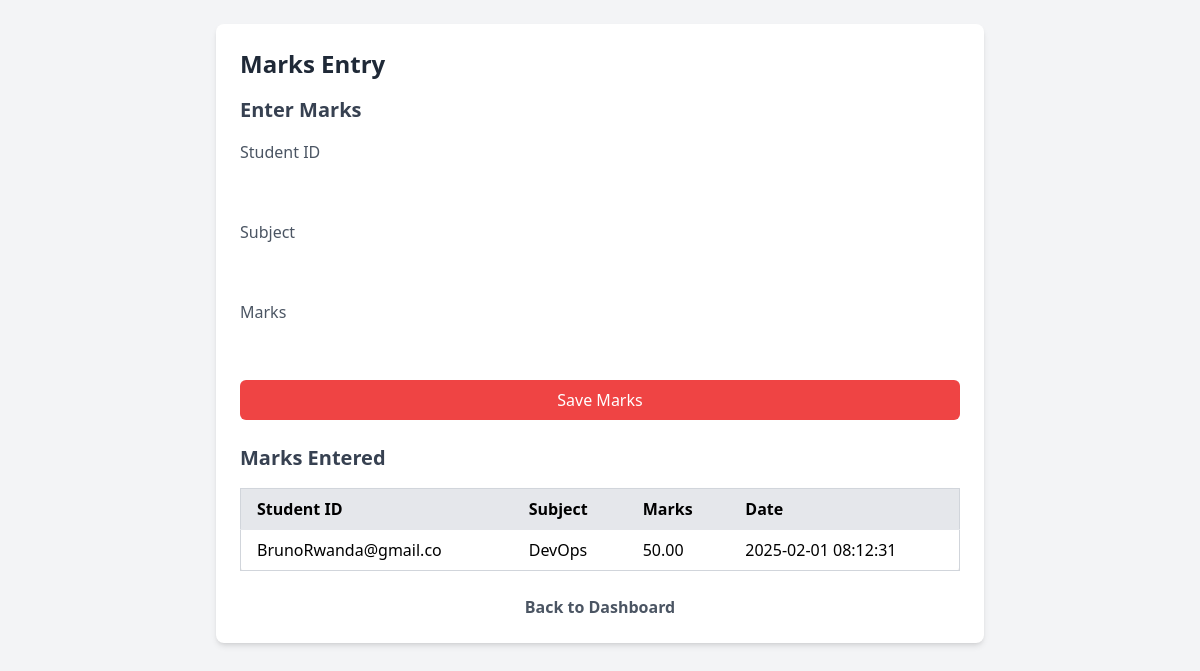
/teacher/marks_entry.php (signed in), run on the app's committed database.
### tables this page shows
CREATE TABLE `marks` (
  `id` int(11) NOT NULL,
  `student_id` varchar(20) NOT NULL,
  `subject` varchar(50) NOT NULL,
  `marks` decimal(5,2) NOT NULL,
  `entry_date` timestamp NOT NULL DEFAULT current_timestamp(),
  `teacher_id` int(11) NOT NULL
);

### teacher/marks_entry.php (the view, shortened to what this page needs)
<?php
include_once('../backend/config.php');
$sql_marks = "SELECT * FROM marks WHERE teacher_id = '{$_SESSION['user_id']}'";
$result_marks = mysqli_query($karine_conn, $sql_marks);
?>
<!DOCTYPE html>
<html lang="en">
<head>
    <script src="https://cdn.tailwindcss.com"></script>
</head>
<body class="bg-gray-100 p-6">
    <div class="max-w-3xl mx-auto bg-white p-6 shadow-md rounded-lg">
        <h1 class="text-2xl font-bold text-gray-800 mb-4">Marks Entry</h1>
        <form method="POST" class="space-y-4">
            <h2 class="text-xl font-semibold text-gray-700">Enter Marks</h2>
            <div>
                <label for="student_id" class="block text-gray-600">Student ID</label>
                <input type="text" name="student_id" required class="w-full border-gray-300 rounded-md p-2 focus:ring focus:ring-red-200" />
            </div>
            <div>
                <label for="subject" class="block text-gray-600">Subject</label>
                <input type="text" name="subject" required class="w-full border-gray-300 rounded-md p-2 focus:ring focus:ring-red-200" />
            </div>
            <div>
                <label for="marks" class="block text-gray-600">Marks</label>
                <input type="number" name="marks" required class="w-full border-gray-300 rounded-md p-2 focus:ring focus:ring-red-200" />
            </div>
            <button type="submit" name="add_marks" class="w-full bg-red-500 text-white py-2 rounded-md hover:bg-red-600 transition">Save Marks</button>
        </form>
        <h2 class="text-xl font-semibold text-gray-700 mt-6">Marks Entered</h2>
        <div class="overflow-x-auto">
            <table class="min-w-full bg-white border border-gray-300 shadow-md mt-4 rounded-md">
                <thead class="bg-gray-200">
                    <tr>
                        <th class="px-4 py-2 text-left">Student ID</th>
                        <th class="px-4 py-2 text-left">Subject</th>
                        <th class="px-4 py-2 text-left">Marks</th>
                        <th class="px-4 py-2 text-left">Date</th>
                    </tr>
                </thead>
                <tbody>
                    <?php while ($row = mysqli_fetch_assoc($result_marks)) { ?>
                        <tr class="border-t">
                            <td class="px-4 py-2"><?php echo $row['student_id']; ?></td>
                            <td class="px-4 py-2"><?php echo $row['subject']; ?></td>
                            <td class="px-4 py-2"><?php echo $row['marks']; ?></td>
                            <td class="px-4 py-2"><?php echo $row['entry_date']; ?></td>
                        </tr>
                    <?php } ?>
                </tbody>
            </table>
        </div>
        <div class="mt-6 text-center">
            <a href="dashboard.php" class="text-gray-600 hover:text-red-500 font-semibold">Back to Dashboard</a>
        </div>
    </div>
</body>
</html>

### data on the page
marks: student "BrunoRwanda@gmail.co", subject "DevOps", marks "50.00", entry_date "2025-02-01 08:12:31"
